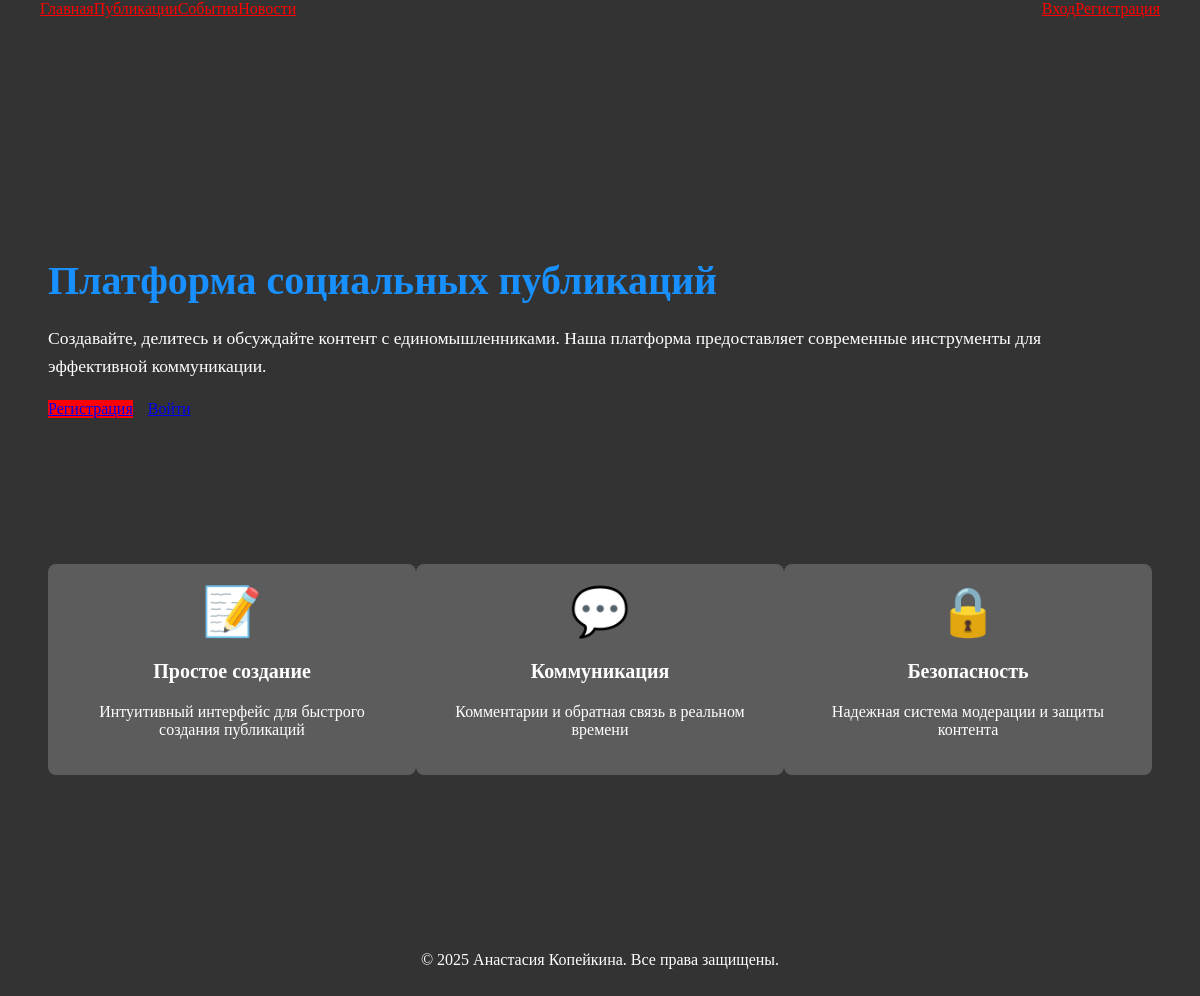
Before: / with the older database file.
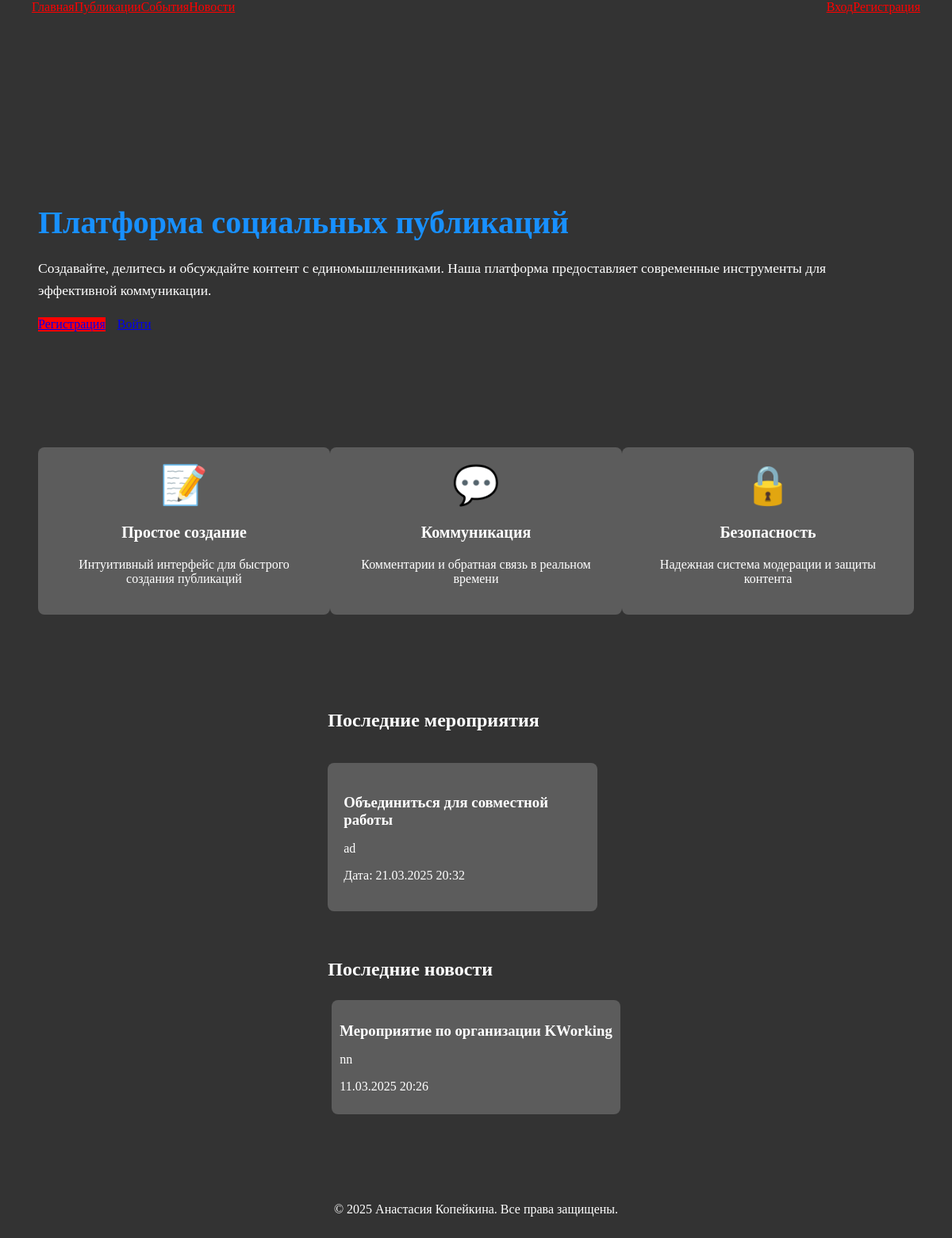
After: the same page with the newer database file.
### application/models.py (models this page shows, shortened)
class Event(db.Model):
    id = db.Column(db.Integer, primary_key=True)
    title = db.Column(db.String(150), nullable=False)
    description = db.Column(db.Text, nullable=True)
    date = db.Column(db.DateTime, nullable=False)
    created_at = db.Column(db.DateTime, default=datetime.now)

class News(db.Model):
    id = db.Column(db.Integer, primary_key=True)
    title = db.Column(db.String(150), nullable=False)
    content = db.Column(db.Text, nullable=False)
    created_at = db.Column(db.DateTime, default=datetime.now)

### application/app.py (the view)
@app.route('/')
def index():
    events = Event.query.order_by(Event.date.desc()).limit(3).all()
    news_items = News.query.order_by(News.created_at.desc()).limit(3).all()
    return render_template('index.html', events=events, news_items=news_items)

### application/templates/index.html (shortened to what the changed rows need)
{% extends 'base.html' %}
{% block content %}
  <div class="home-container" style="max-width: 1200px; margin: 0 auto; padding: 40px 20px;">
    <div class="ant-row" style="display: flex; align-items: center; margin-bottom: 40px;">
      <div class="ant-col ant-col-12" style="padding-right: 20px;">
        <h1 style="font-size: 2.5rem; color: #1890ff; margin-bottom: 20px;">Платформа социальных публикаций</h1>
      </div>
    </div>
  </div>
  <div class="home-container" style="max-width: 1200px; margin: 0 auto; padding: 40px 20px;">
    {% if events %}
      <h2 style="margin-top: 40px; color: #fff;" class="ant-typography-title-level-3">Последние мероприятия</h2>
      <div class="events-slider" style="overflow-x: auto; white-space: nowrap; padding: 20px 0; scrollbar-width: none; -ms-overflow-style: none;">
        <div style="display: inline-flex; gap: 20px;">
          {% for event in events[:3] %}
            <div class="event-card" style="
              display: inline-block;
              width: 300px;
              background-color: #5c5c5c;
              border-radius: 8px;
              padding: 20px;
              margin-right: 20px;
              white-space: normal;
              vertical-align: top;
            ">
              <h3 style="color: #fff; margin-bottom: 10px;">{{ event.title }}</h3>
              <p style="color: #fff; margin-bottom: 10px;">{{ event.description }}</p>
              <p style="color:rgb(255, 255, 255);">Дата: {{ event.date.strftime('%d.%m.%Y %H:%M') }}</p>
            </div>
          {% endfor %}
        </div>
      </div>
    {% endif %}
    {% if news_items %}
      <h2 style="margin-top: 40px; color: #fff;" class="ant-typography-title-level-3">Последние новости</h2>
      <div class="news-slider" style="
        max-height: 400px;
        overflow-y: auto;
        padding: 5px;
        border-radius: 8px;
        scrollbar-width: none;
        -ms-overflow-style: none;
      ">
        {% for news_item in news_items[:3] %}
          <div class="news-card" style="
          background-color: #5c5c5c;
            border-radius: 8px;
            padding: 10px;
            margin-bottom: 10px;
          ">
            <h3 style="color: #fff; margin-bottom: 10px;">{{ news_item.title }}</h3>
            <p style="color: #fff;">{{ news_item.content }}</p>
            <p style="color:rgb(255, 255, 255); margin-top: 10px;">{{ news_item.created_at.strftime('%d.%m.%Y %H:%M') }}</p>
          </div>
        {% endfor %}
      </div>
    {% endif %}
  </div>
{% endblock %}

Changed rows visible on the page:
added Event: title "Объединиться для совместной работы", description "ad", date "21.03.2025 20:32"
added News: title "Мероприятие по организации KWorking", content "nn", created_at "11.03.2025 20:26"
Other visible differences:
text now shown: "Последние мероприятия Последние новости"
